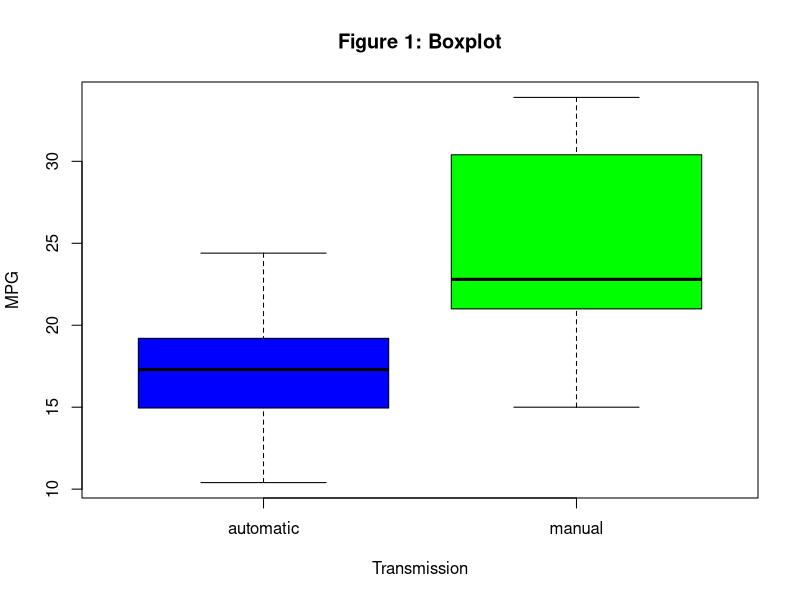
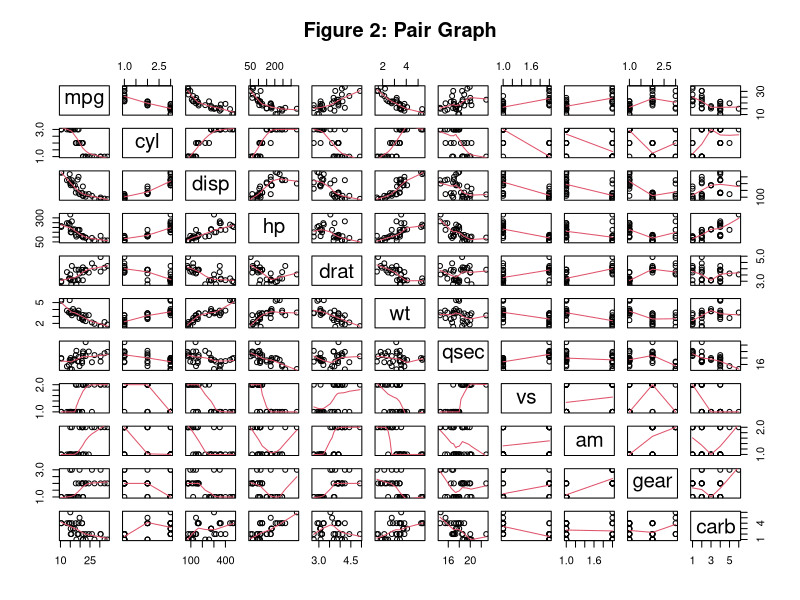
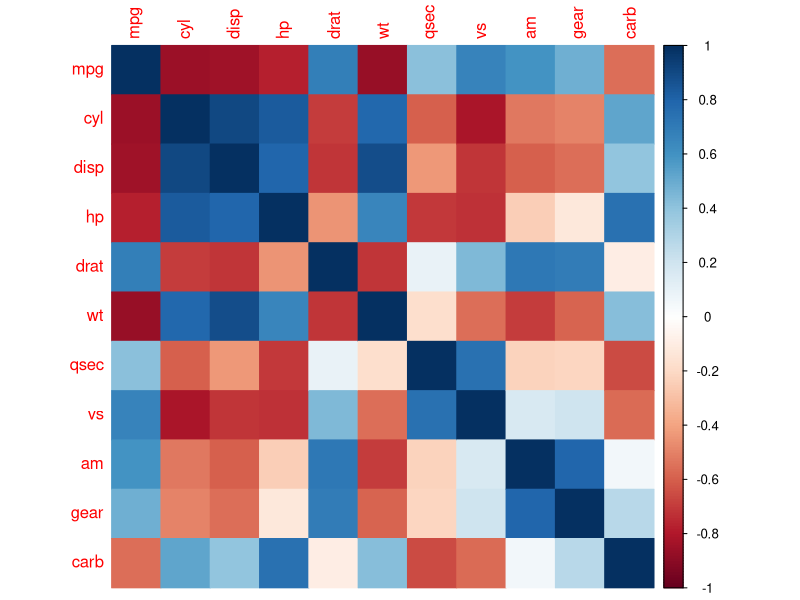
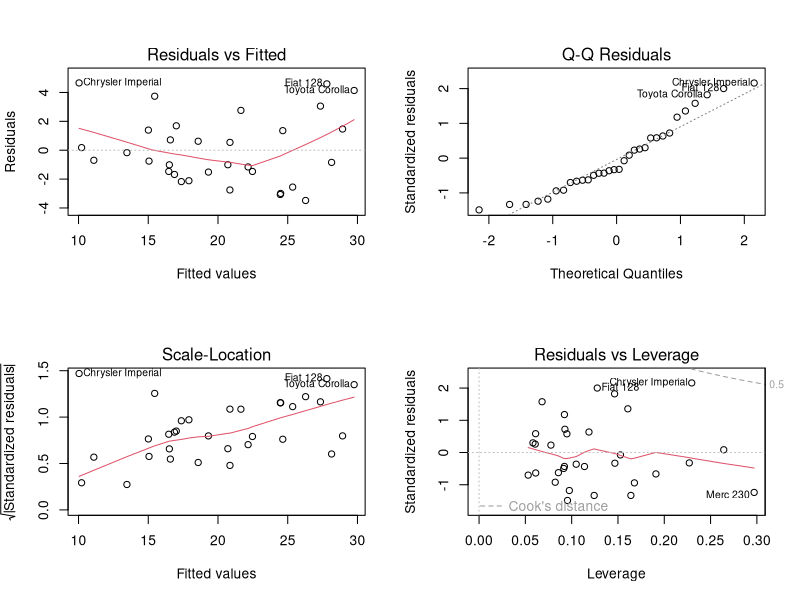

The R source for these figures, in order:
## ---- chunk 1
knitr::opts_chunk$set(fig.path='Figures/', echo=TRUE)
## ---- chunk 2
library(corrplot)
## ---- chunk 3
data(mtcars)
head(mtcars,3) #Preview of the dataset
dim(mtcars)
mtcars_num <- mtcars #Need the variables as numeric to check correlation
mtcars$cyl <- as.factor(mtcars$cyl)
mtcars$vs <- as.factor(mtcars$vs)
mtcars$am <- factor(mtcars$am, labels=c("automatic","manual"))
mtcars$gear <- as.factor(mtcars$gear)
mtcars$carb <- as.factor(mtcars$carb)
## ---- chunk 4
x <- mtcars_num[1]
y <- mtcars_num[2:11] 
cor(x, y)
## ---- chunk 5
t_test <- t.test(mpg ~ am, data=mtcars)
t_test$p.value 
t_test$estimate 
## ---- chunk 6
initModel <- lm(mpg ~ ., data=mtcars)
summary(initModel) 
## ---- chunk 7
bestModel <- step(initModel, k=log(nrow(mtcars))) 
summary(bestModel)  
## ---- chunk 8
mpg_amModel <- lm(mpg ~ am, data=mtcars)
summary(mpg_amModel) 
## ---- chunk 9
anova <- anova(mpg_amModel, bestModel)
## ---- chunk 10
confint(bestModel)
summary(bestModel)$coef 
## ---- chunk 11
hv_mean<- mean(hatvalues(bestModel))
hv <- hatvalues(bestModel)
tail(sort(hv),3)
## ---- chunk 12
boxplot(mtcars$mpg~mtcars$am, xlab="Transmission", ylab="MPG", main="Figure 1: Boxplot", col=c("blue","green"))
## ---- chunk 13
pairs(mpg ~ ., mtcars, panel=panel.smooth, main="Figure 2: Pair Graph")
## ---- chunk 14
cor2 <- cor(mtcars_num)
corrplot(cor2, method="color")
## ---- chunk 15
par(mfrow=c(2,2))
plot(bestModel)
